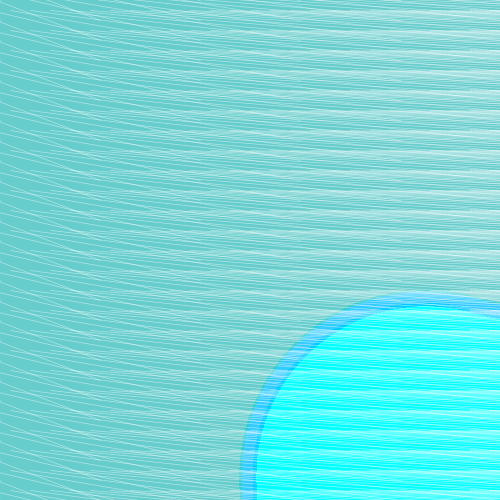
Frame 1 (no input)
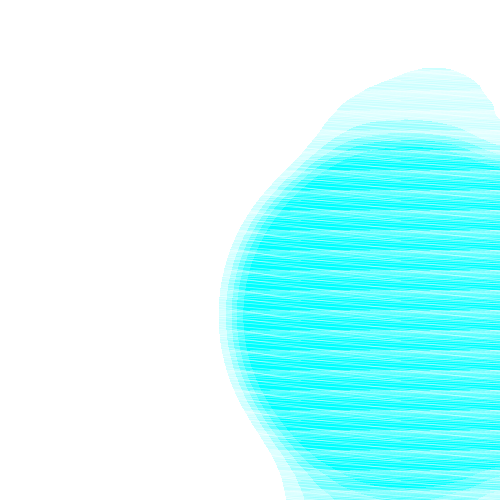
Frame 60 (the mouse pressed at the canvas centre just before this capture)
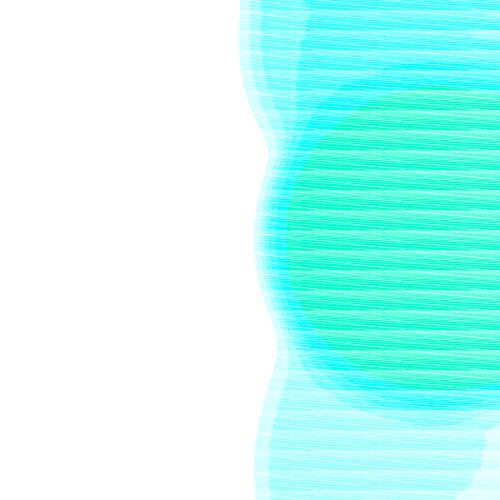
Frame 120 (the mouse held since frame 60 and released just before this capture)

The Processing sketch that drew these frames (run headless with seeded random() and noise(); from frame 60 on, the mouse is pressed at the canvas centre):

// Processing sketch: processing_11345
// ── processing_11345.pde

void setup(){
  size(500, 500);
  colorMode(HSB, 100);
  background(55, 50, 80);
  smooth();
}

void draw(){
  strokeWeight(350);
  stroke(random(45, 55), 100, 100);
  point(random(400, 500), random(500));
  filter(BLUR, 10);
  filter(POSTERIZE, 6);
  stroke(100, 10);
  //line
  for(int x = 0 ; x < 50 ; x++){
    for(int y = 0 ; y < 50 ; y++){
      stroke(100, 50);
      strokeWeight(0.7);
      line(x*20-50, y*20-50, x*100, y*20);
    }
  }
}
